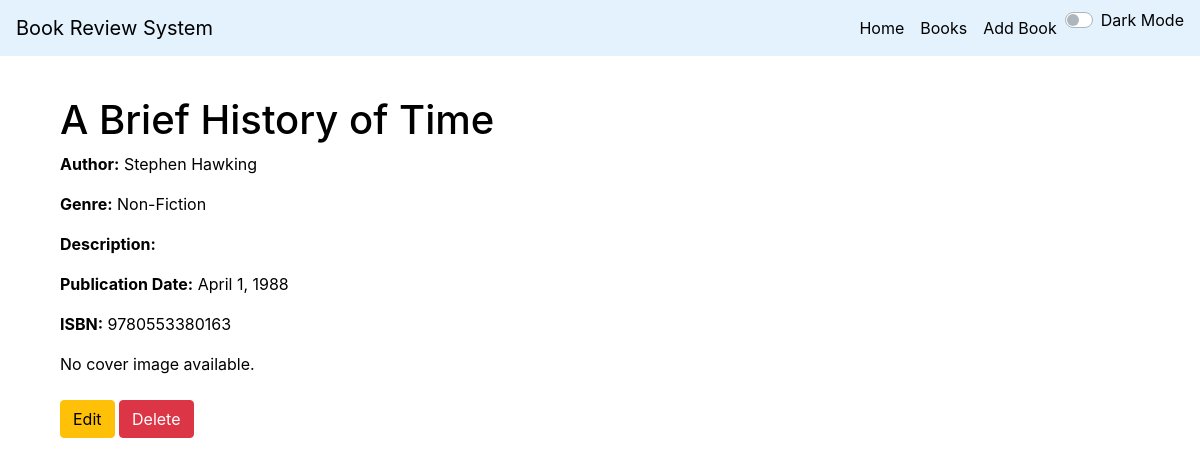
The page /books/12/ on the database its author committed.
### core/models.py (models this page shows, shortened)
class Book(models.Model):
    GENRE_CHOICE = [
    ('Fiction', 'Fiction'),
    ('Non-Fiction', 'Non-Fiction'),
    ('Sci-Fi', 'Science Fiction'),
    ('Mystery', 'Mystery'),
    ('Fantasy', 'Fantasy'),
    ]
    title = models.CharField(max_length=200)
    author = models.CharField(max_length=200)
    isbn = models.IntegerField(unique=True)
    genre = models.CharField(max_length=200, choices=GENRE_CHOICE)
    publication_date = models.DateField()
    rating = models.DecimalField( max_digits=5, decimal_places=2, default=0.0)

### core/views.py (the view)
# urls.py: path('books/<int:pk>/', BookDetailView.as_view(), name='book_detail'),
class BookDetailView(TemplateView):
    template_name = 'core/book_details.html'
    def get_context_data(self, **kwargs):
        context = super().get_context_data(**kwargs)
        pk = kwargs.get('pk')
        context['book'] = Book.objects.get(pk=pk)
        return context

### core/templates/core/book_details.html (shortened to what this page needs)
{% extends 'core/base.html' %}
{% block body %}
<div class="container mt-4">
    <h1 id="book-title">{{ book.title }}</h1>
    <p><strong>Author:</strong> <span id="book-author">{{ book.author }}</span></p>
    <p><strong>Genre:</strong> <span id="book-genre">{{ book.genre }}</span></p>
    <p><strong>Description:</strong> </p>
    <p><strong>Publication Date:</strong> <span id="book-publication-date">{{ book.publication_date }}</span></p>
    <p><strong>ISBN:</strong> <span id="book-isbn">{{ book.isbn }}</span></p>
    {% if book.cover_image %}
    <img id="book-cover-image" src="{{ book.cover_image.url }}" alt="{{ book.title }}" class="img-fluid">
    {% else %}
    <p>No cover image available.</p>
    {% endif %}
    <div class="mt-4">
        <a href="{% url 'edit_book' book.pk %}" class="btn btn-warning">Edit</a>
        <a href="{% url 'delete_book' book.pk %}" class="btn btn-danger">Delete</a>
    </div>
</div>
{% endblock %}

### core/static/core/css/styles.css (style rules this page uses)
body { background-color: #ffffff; color: #000000; }
body { transition: background-color 0.3s, color 0.3s; }
.btn-warning { background-color: #ffc107; border-color: #ffc107; color: #000000; }
.btn-danger { background-color: #dc3545; border-color: #dc3545; color: #ffffff; }

### rows shown on the page
Book: title "A Brief History of Time", author "Stephen Hawking", genre "Non-Fiction", publication_date "April 1, 1988", isbn "9780553380163"
